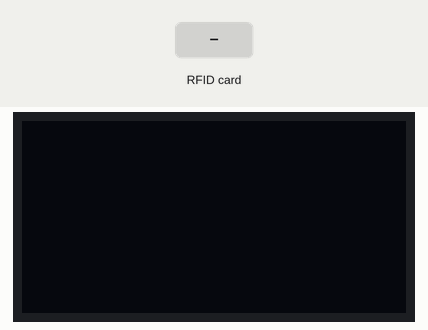
Simulated run of this sketch. Board: Arduino Mega 2560, built with avr-gcc and run on an emulated ATmega2560. On the bench: 128×64 one-colour display. The test bench sets the inputs (shaded band). What the sketch prints to the serial monitor is not drawn.

Above: at 1.2 s.
1.3 s: RFID card 5E 7A 19 C4 held to the reader
At 3.3 s:
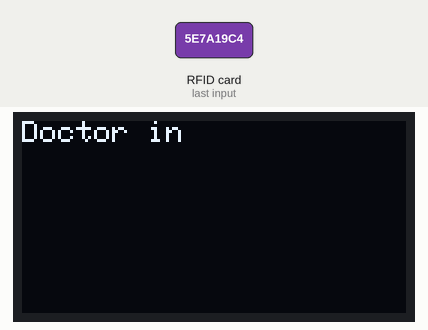
3.6 s: RFID card 5E 7A 19 C4 held to the reader
At 4.6 s:
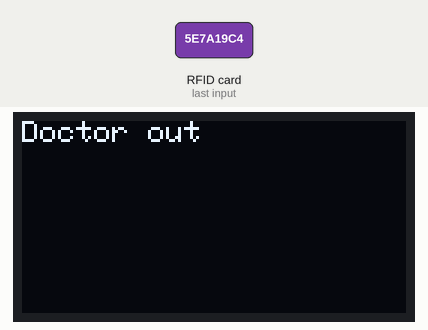
5.7 s: RFID card 5E 7A 19 C4 held to the reader
At 7.0 s:
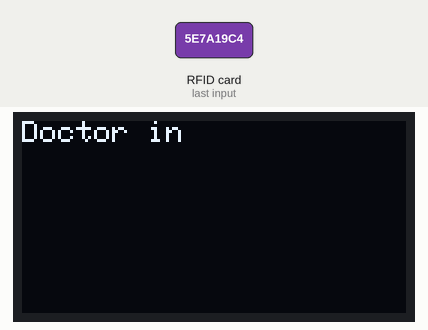
Timing chart, 0 to 8.7 s (numbered marks = the images above; inputs shaded):
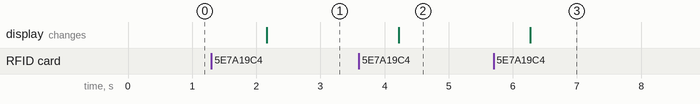

The sketch:

RFID.ino
```cpp
#include <SPI.h>
#include <Wire.h>
#include <Adafruit_GFX.h>
#include <Adafruit_SSD1306.h>
#include <MFRC522.h>

#define RST_PIN 49
#define SS_PIN 53

MFRC522 mfrc522(SS_PIN, RST_PIN);
Adafruit_SSD1306 display(4);

int scanCount = 0;

void setup() {
  Serial.begin(9600);
  SPI.begin();
  display.begin(SSD1306_SWITCHCAPVCC, 0x3C);
  mfrc522.PCD_Init();
  Serial.println("RFID Detection with Arduino Mega 2560");
}

void loop() {
  if (mfrc522.PICC_IsNewCardPresent()) {
    if (mfrc522.PICC_ReadCardSerial()) {
      Serial.println("Card detected!");
      scanCount++;
      display.clearDisplay();
      display.setTextColor(SSD1306_WHITE);
      display.setTextSize(1);
      display.setCursor(0, 0);

      if (scanCount % 2 == 1) {
        display.print("Doctor in");
      } else {
        display.print("Doctor out");
      }

      display.display();

      mfrc522.PICC_HaltA();
      mfrc522.PCD_StopCrypto1();
    }
  }
  delay(1000);
}
```

Measured:
- after the input at 1.3 s, the display: changes after 0.86 s (image 1)
- after the input at 3.6 s, the display: changes after 0.62 s (image 2)
- after the input at 5.7 s, the display: changes after 0.57 s (image 3)
